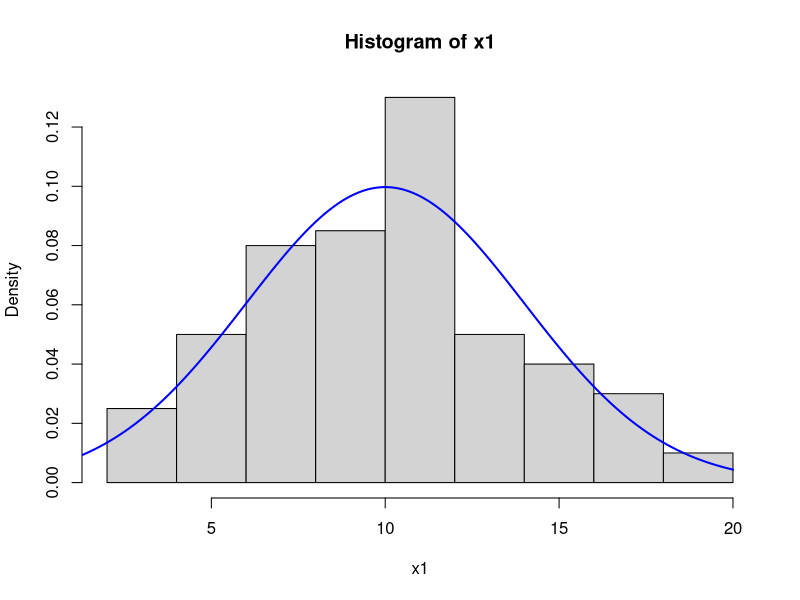
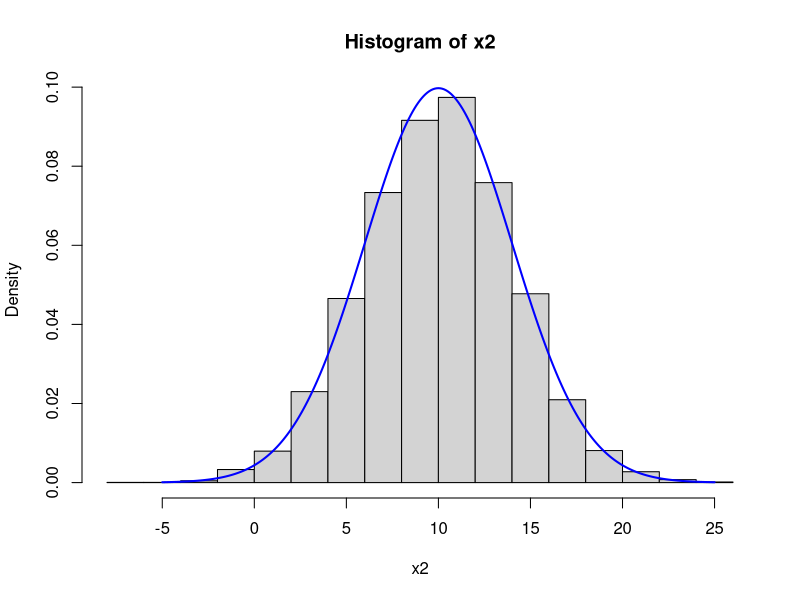
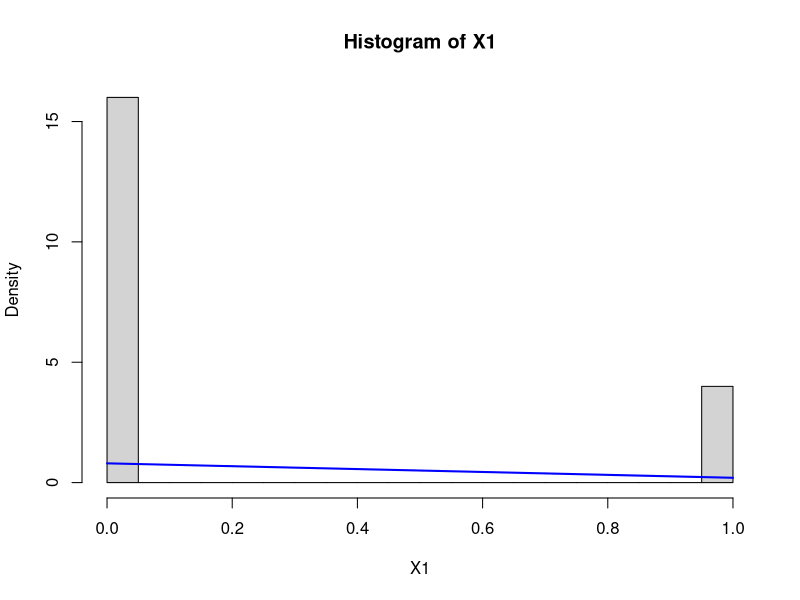
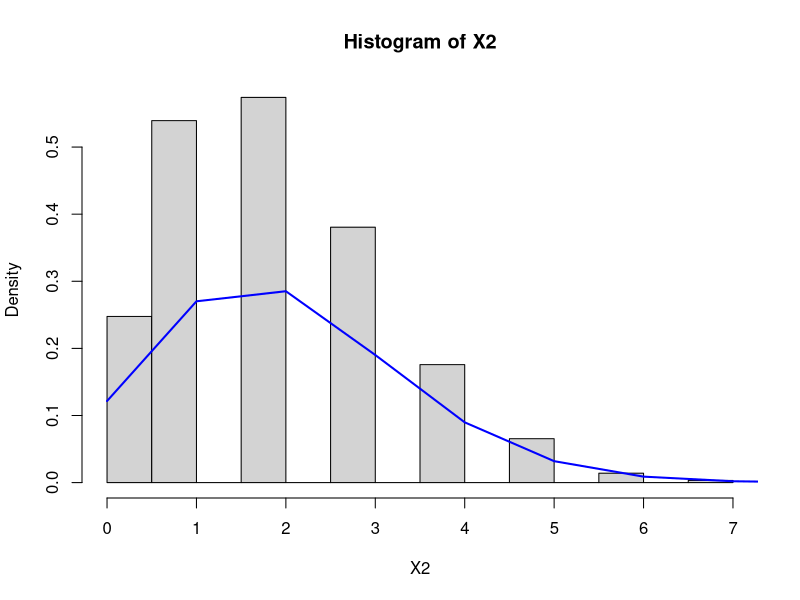
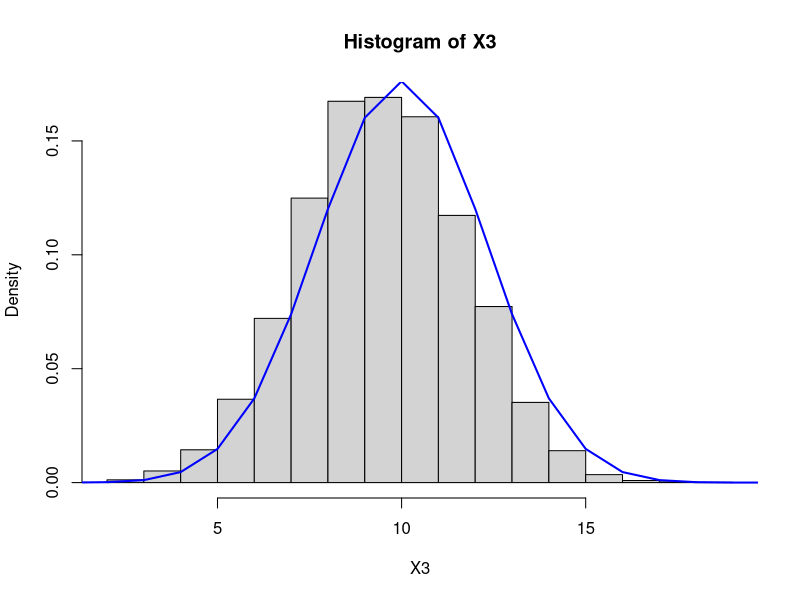
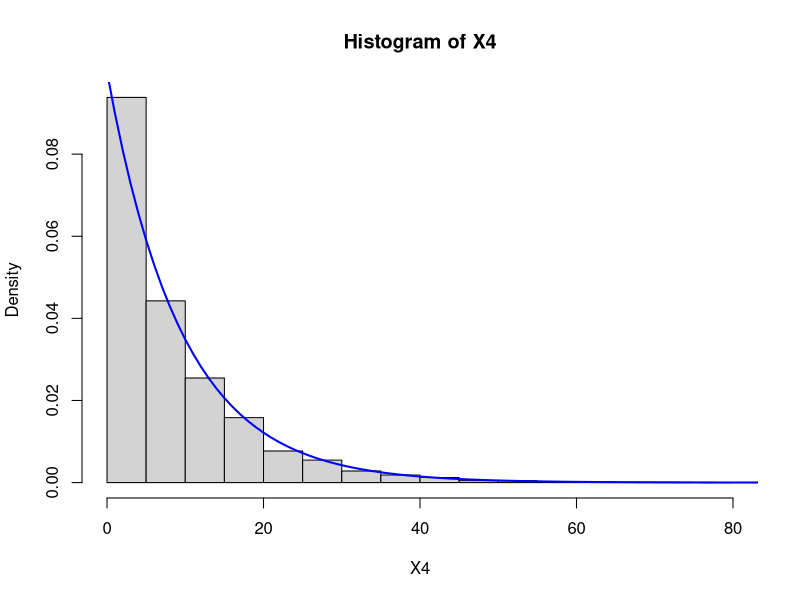
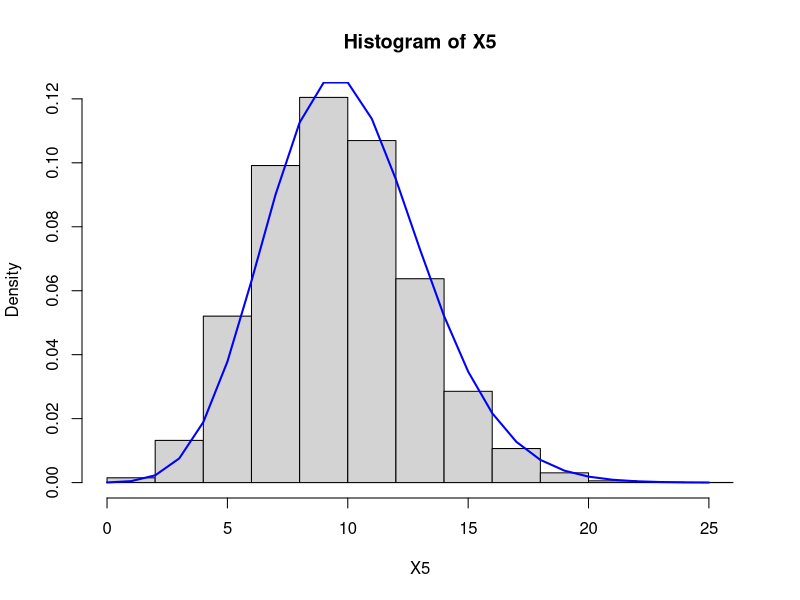
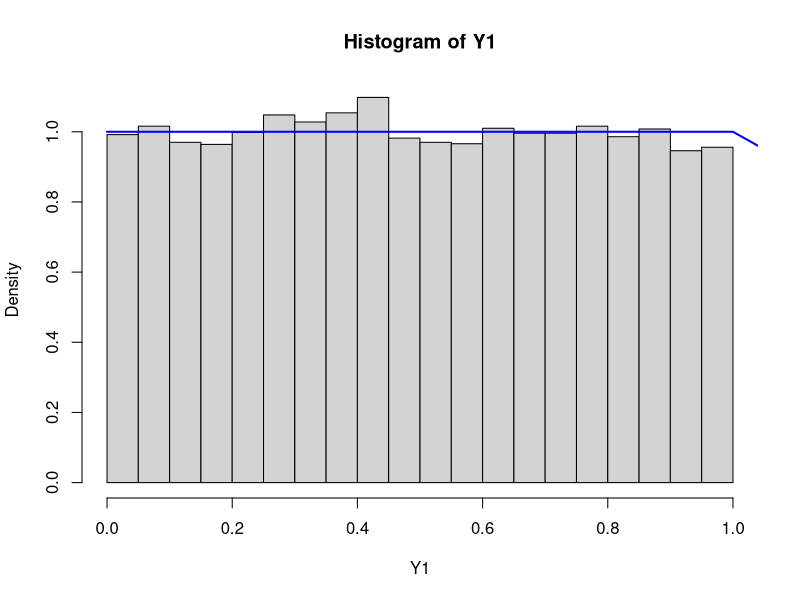

R code for these plots, in order:
## ---- chunk 1
knitr::opts_chunk$set(echo = TRUE)
## ---- chunk 2
x1 <- rnorm(100, mean = 10, sd = 4)
x2 <- rnorm(10000, mean = 10, sd = 4)
## ---- chunk 3
hist(x1, probability = TRUE) 
xfit <- seq(0, 20, 0.1) 
yfit <- dnorm(xfit, mean = 10, sd = 4) 
lines(xfit, yfit, col="blue", lwd=2) 

hist(x2, probability = TRUE) 
xfit <- seq(-5, 25, 0.1) 
yfit <- dnorm(xfit, mean = 10, sd = 4) 
lines(xfit, yfit, col="blue", lwd=2) 
## ---- chunk 4
X1 <- rbinom(10000, size = 1, prob = 0.2)
## ---- chunk 5
hist(X1, probability = TRUE)
xfit <- seq(0, 1, 1) 
yfit <- dbinom(xfit, size=1, prob = 0.2 )
lines(xfit, yfit, col="blue", lwd=2) 
## ---- chunk 6
X2 <- rbinom(10000, size = 20, prob = 0.1)
## ---- chunk 7
hist(X2, probability = TRUE) 
xfit <- seq(0, 8, 1) 
yfit <- dbinom(xfit, size=20, prob = 0.1 )
lines(xfit, yfit, col="blue", lwd=2) 
## ---- chunk 8
X3 <- rbinom(10000, size = 20, prob = 0.5)
## ---- chunk 9
hist(X3, probability = TRUE) 
xfit <- seq(0, 20, 1) 
yfit <- dbinom(xfit, size=20, prob = 0.5 )
lines(xfit, yfit, col="blue", lwd=2) 
## ---- chunk 10
X4 <- rgeom(10000, prob = 0.1) 
## ---- chunk 11
hist(X4, probability = TRUE) 
xfit <- seq(0, 120, 1) 
yfit <- dgeom(xfit, 0.1)
lines(xfit, yfit, col="blue", lwd=2) 
## ---- chunk 12
X5 <- rpois(10000, lambda = 10) 
## ---- chunk 13
hist(X5, probability = TRUE)
xfit <- seq(0, 25, 1) 
yfit <- dpois(xfit, 10 )
lines(xfit, yfit, col="blue", lwd=2) 
## ---- chunk 14
Y1 <- runif(10000, min = 0, max = 1) 
## ---- chunk 15
hist(Y1, probability = TRUE) 
xfit <- seq(0, 20, 1) 
yfit <- dunif(xfit, 0,1)
lines(xfit, yfit, col="blue", lwd=2) 
## ---- chunk 16
Y2 <- rexp(10000, rate = 3)
## ---- chunk 17
hist(Y2, probability = TRUE) 
xfit <- seq(0, 5, 0.1) 
yfit <- dexp(xfit, 3)
lines(xfit, yfit, col="blue", lwd=2) 
## ---- chunk 18
Y3 <- rgamma(10000, shape = 2, scale = 1)
## ---- chunk 19
hist(Y3, probability = TRUE) 
xfit <- seq(0, 20, 1) 
yfit <- dgamma(xfit, 2,1)
lines(xfit, yfit, col="blue", lwd=2) 
## ---- chunk 20
Y4 <- rt(10000, df = 3) 
## ---- chunk 21
hist(Y4, probability = TRUE) 
xfit <- seq(-20, 20, 1) 
yfit <- dt(xfit, 3 )
lines(xfit, yfit, col="blue", lwd=2) 
## ---- chunk 22
Y5 <- rbeta(10000, shape1 = 0.1, shape2 = 0.1) 
## ---- chunk 23
hist(Y5, probability = TRUE) 
xfit <- seq(0, 1, 0.01) 
yfit <- dbeta(xfit, 0.1, 0.1)
lines(xfit, yfit, col="blue", lwd=2) 
## ---- chunk 24
Y6 <- rbeta(10000, shape1 = 1,   shape2 = 1) 
## ---- chunk 25
hist(Y6, probability = TRUE) 
xfit <- seq(0, 1, 0.01) 
yfit <- dbeta(xfit, 1, 1)
lines(xfit, yfit, col="blue", lwd=2) 
## ---- chunk 26
Y7 <- rbeta(10000, shape1 = 10,  shape2 = 5) 
## ---- chunk 27
hist(Y7, probability = TRUE)
xfit <- seq(0, 1, 0.01) 
yfit <- dbeta(xfit, 10, 5)
lines(xfit, yfit, col="blue", lwd=2) 
## ---- chunk 28
X <- rbinom(1000, size = 10000, prob = 0.001)
Y <- rt(1000, df = 10000) 
## ---- chunk 29
hist(X, probability = TRUE) 
xfit <- seq(0, 20, 1) 
yfit <- dbinom(xfit, 10000, 0.001)
lines(xfit, yfit, col="blue", lwd=2) 

hist(Y, probability = TRUE) 
xfit <- seq(-5, 5, 1) 
yfit <- dt(xfit, 10000)
lines(xfit, yfit, col="blue", lwd=2) 
## ---- chunk 30
X_konvergerad <- rpois(1000, lambda = 10) 
Y_konvergerad <- rnorm(1000, mean = 0, sd = 1)
## ---- chunk 31
hist(X_konvergerad, probability = TRUE)
xfit <- seq(0, 25, 1) 
yfit <- dpois(xfit, 10)
lines(xfit, yfit, col="blue", lwd=2) 

hist(Y_konvergerad, probability = TRUE)
xfit <- seq(-5, 5, 1) 
yfit <- dnorm(xfit, 0, 1)
lines(xfit, yfit, col="blue", lwd=2) 
